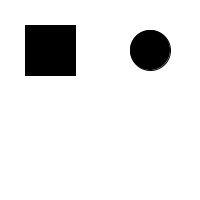
Frame 1 (no input)
Frame 60 (the mouse pressed at the canvas centre just before this capture): identical to frame 1, image omitted
Frame 120 (the mouse held since frame 60 and released just before this capture): identical to frame 1, image omitted

The Processing sketch that drew this single still picture (run headless with seeded random() and noise(); from frame 60 on, the mouse is pressed at the canvas centre):

// Processing sketch: processing_12473
// ── processing_12473.pde

boolean clickyes = false;
 
 int x = 25;
 int y = 25;
 int w = 50;
 int h = 50;
 
void setup(){
  size(200, 200);
}

int click = 0;

void draw(){
 background(255);
  
  fill(0);
  rect(x, y, w, h);
  
  fill(click);
  ellipse(150, 50, 40, 40);
}

void mousePressed(){
 if (mouseX > x && mouseX < x+w && mouseY > y && mouseY < y+h){
  clickyes = !clickyes ;
  } 
  
if (clickyes) {
  click = 255;
} else{
  click = 0;
}
  
}
